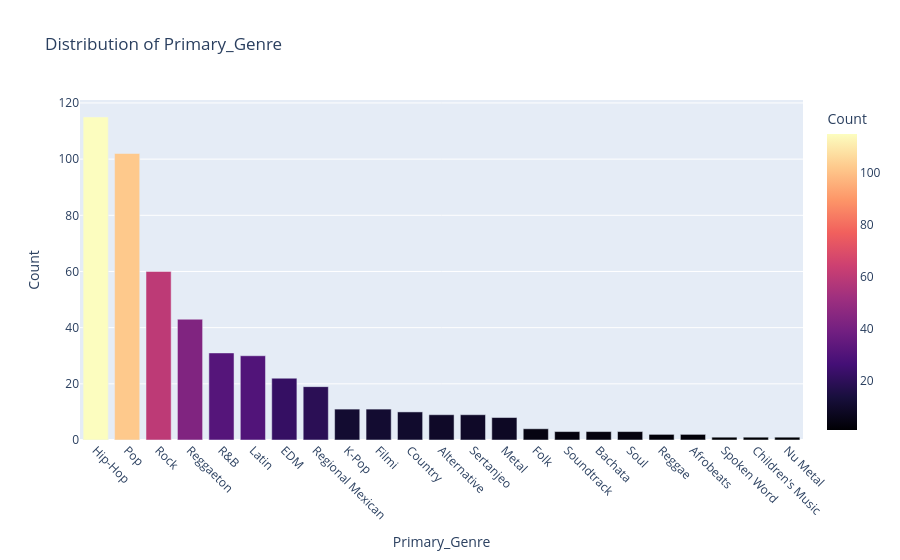

Notebook code for this chart:
### Code cell
genre_counts = df['Primary_Genre'].value_counts().reset_index()
genre_counts.columns = ['Primary_Genre', 'Count']


fig = px.bar(
    genre_counts,
    x='Primary_Genre',
    y='Count',
    color='Count',  
    color_continuous_scale='magma',
    title='Distribution of Primary_Genre'
)

fig.update_layout(
    xaxis_title='Primary_Genre',
    yaxis_title='Count',
    xaxis_tickangle=45
)

fig.show()

### Figure 1 — Plotly figure (JSON) as saved in the notebook; plotly's stock layout.template omitted (floating-point values rounded to 4 significant figures)
{"data": [{"hovertemplate": "Primary_Genre=%{x}<br>Count=%{marker.color}<extra></extra>", "legendgroup": "", "marker": {"color": [115, 102, 60, 43, 31, 30, 22, 19, 11, 11, 10, 9, 9, 8, 4, 3, 3, 3, 2, 2, 1, 1, 1], "coloraxis": "coloraxis", "pattern": {"shape": ""}}, "name": "", "orientation": "v", "showlegend": false, "textposition": "auto", "type": "bar", "x": ["Hip-Hop", "Pop", "Rock", "Reggaeton", "R&B", "Latin", "EDM", "Regional Mexican", "K-Pop", "Filmi", "Country", "Alternative", "Sertanjeo", "Metal", "Folk", "Soundtrack", "Bachata", "Soul", "Reggae", "Afrobeats", "Spoken Word", "Children's Music", "Nu Metal"], "xaxis": "x", "y": [115, 102, 60, 43, 31, 30, 22, 19, 11, 11, 10, 9, 9, 8, 4, 3, 3, 3, 2, 2, 1, 1, 1], "yaxis": "y"}], "layout": {"barmode": "relative", "coloraxis": {"colorbar": {"title": {"text": "Count"}}, "colorscale": [[0, "#000004"], [0.1111, "#180f3d"], [0.2222, "#440f76"], [0.3333, "#721f81"], [0.4444, "#9e2f7f"], [0.5556, "#cd4071"], [0.6667, "#f1605d"], [0.7778, "#fd9668"], [0.8889, "#feca8d"], [1, "#fcfdbf"]]}, "legend": {"tracegroupgap": 0}, "title": {"text": "Distribution of Primary_Genre"}, "xaxis": {"anchor": "y", "domain": [0, 1], "tickangle": 45, "title": {"text": "Primary_Genre"}}, "yaxis": {"anchor": "x", "domain": [0, 1], "title": {"text": "Count"}}}}
